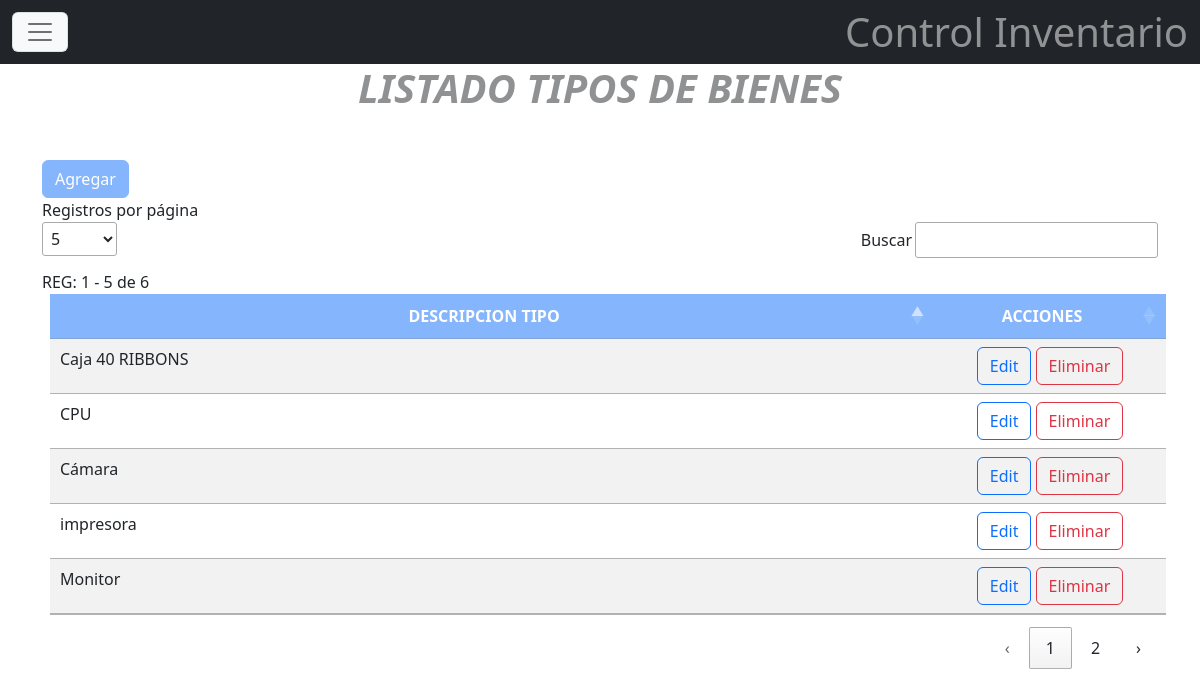
Page /tipo/ (signed in) on the committed database.
### apps/tipo/models.py (models this page shows, shortened)
class Tipo(models.Model):
    id_tipo=models.AutoField(primary_key=True)
    dsc_tipo=models.CharField(max_length=30, unique=True)
    fch_tipo=models.DateTimeField(auto_now=True)
    user_tipo=models.ForeignKey(User, on_delete=models.RESTRICT, default=None)
    slug=models.SlugField(max_length=200, null=True,blank=True)
    class Meta:
        verbose_name='tipo'
        verbose_name_plural='tipo'
        ordering=['dsc_tipo']
    """def clean(self) -> None:
            buscar=Tipo.objects.filter(dsc_tipo__iexact=self.dsc_tipo)

            if self.id_tipo:
                buscar = buscar.exclude(pk=self.id_tipo)
            if buscar.exists():
                    raise ValueError('El Tipo de Bien Existe')
            return super().clean()
    """

### apps/tipo/views.py (the view, shortened to what this page needs)
# urls.py: path('', ListTipo.as_view(), name='list_tipos'),
class ListTipo(LoginRequiredMixin, PermissionRequiredMixin,SuccessMessageMixin,ListView):
        model=Tipo
        template_name='tipos.html'
        context_object_name='tipos'
        permission_required = "tipo.view_tipo"

### apps/tipo/templates/tipos.html (shortened to what this page needs)
{% extends 'base.html' %}
{% load static %}
{% block contenido %}
<div class="container">
    <div class="m-3">
          <div class="text-center dropup-center display-6 fw-bold opacity-50 fst-italic">LISTADO TIPOS DE BIENES</div>
    </div>
  <div class="mt-4">
    <button onclick="modal_data('{% url 'add_tipo' %}')" class="btn btn-block btn-primary opacity-50 btn-xs">Agregar</button>
  </div>
 <div class="div_separador">
    Registros por página
 </div>
  <table id="tipos" class="table table-striped dt-responsive nowrap m-2 " style="width:100%" >
  <thead>
      <tr class="bg-primary text-white opacity-50" >
          <th scope="col">DESCRIPCION TIPO</th>
          <th scope="col">ACCIONES</th>
      </tr>
  </thead>
  <tbody>
    {% for mrc in tipos %}
      <tr>
        <td>{{ mrc.dsc_tipo }}</td>
          <td>
            <button onclick="modal_data('{% url 'edit_tipo' mrc.slug %}')"  class="btn btn-outline-primary">Edit</button>
              <button onclick="modal_data('{% url 'del_tipo' mrc.slug %}')"  class="btn btn-outline-danger">Eliminar</button>
          </td>
      </tr>
    {% endfor %}
  </tbody>
</table>
</div>
{% endblock %}

### rows in the picture
Tipo: dsc_tipo "CPU"
Tipo: dsc_tipo "Caja 40 RIBBONS"
Tipo: dsc_tipo "Cámara"
Tipo: dsc_tipo "Monitor"
Tipo: dsc_tipo "impresora"
